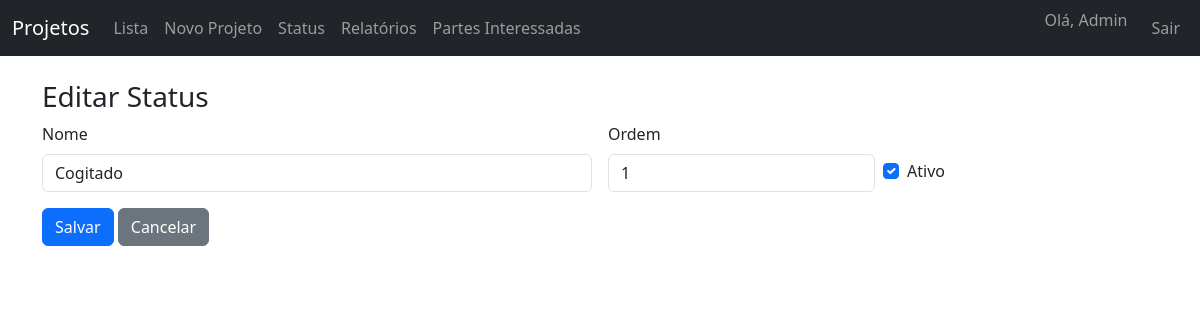
Screenshot of /statuses_edit.php?id=1 (signed in) with the database file from the repository.
### tables this page shows
CREATE TABLE IF NOT EXISTS statuses (
  id INT AUTO_INCREMENT PRIMARY KEY,
  name VARCHAR(100) NOT NULL,
  sort_order INT NOT NULL DEFAULT 0,
  is_active TINYINT(1) NOT NULL DEFAULT 1,
  created_at TIMESTAMP DEFAULT CURRENT_TIMESTAMP
);

### statuses_edit.php (the view, shortened to what this page needs)
<?php
require __DIR__ . '/db.php';
$id = (int)($_GET['id'] ?? 0);
$stmt = $pdo->prepare("SELECT * FROM statuses WHERE id = ?");
$stmt->execute([$id]);
$row = $stmt->fetch();
include __DIR__ . '/header.php';
?>
<h3>Editar Status</h3>
<form method="post" class="row g-3">
  <div class="col-md-6">
    <label class="form-label">Nome</label>
    <input type="text" name="name" class="form-control" value="<?= htmlspecialchars($row['name']) ?>" required>
  </div>
  <div class="col-md-3">
    <label class="form-label">Ordem</label>
    <input type="number" name="sort_order" class="form-control" value="<?= (int)$row['sort_order'] ?>">
  </div>
  <div class="col-md-3 form-check" style="padding-top: 2.35rem;">
    <input class="form-check-input" type="checkbox" id="is_active" name="is_active" <?= $row['is_active'] ? 'checked' : '' ?>>
    <label class="form-check-label" for="is_active">Ativo</label>
  </div>
  <div class="col-12">
    <button class="btn btn-primary">Salvar</button>
    <a href="statuses_list.php" class="btn btn-secondary">Cancelar</a>
  </div>
</form>
<?php include __DIR__ . '/footer.php'; ?>

### rows the page displays
statuses: name "Cogitado", sort_order "1", is_active "☑"

### other values shown
current_user()['name'] "Admin"
